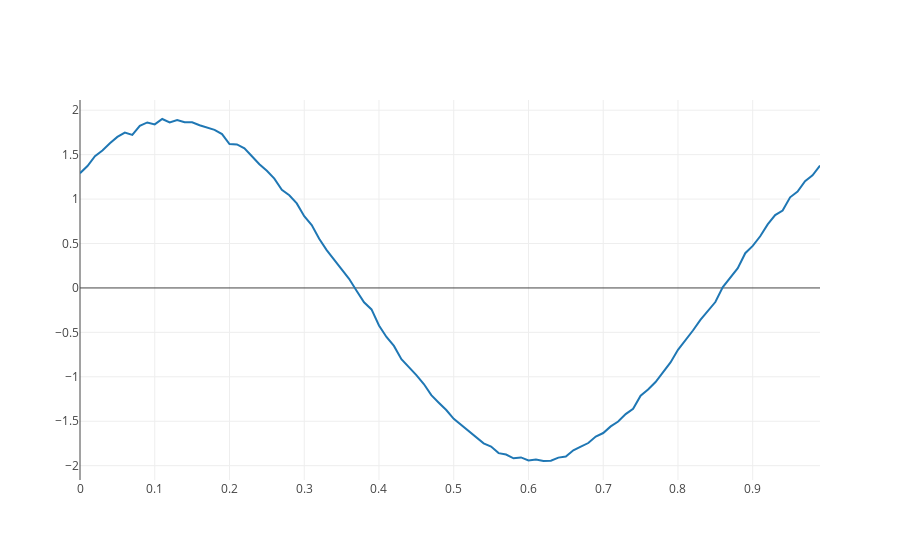

The code cell stored with this chart in its notebook:
### Code cell
s_i = 0
e_i = s_i + 100
plotly.offline.iplot({
    "data": [Scatter(x=signal_time[s_i:e_i],y=signal_amp[s_i:e_i])],
    "layout": Layout(title="")
})
